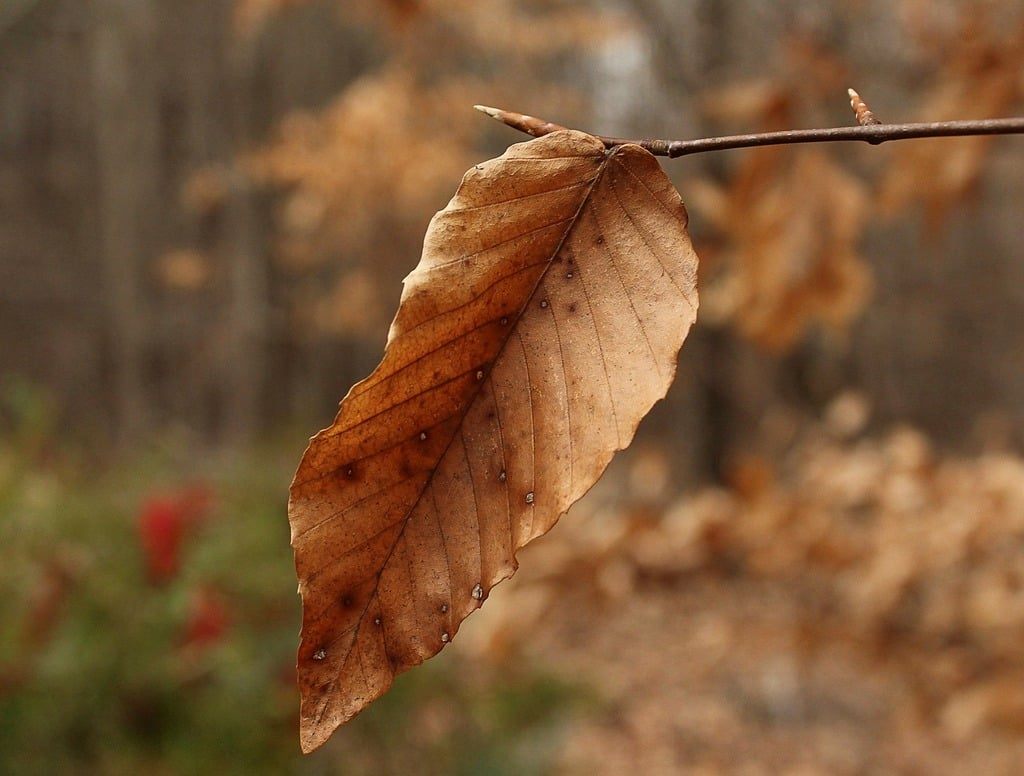
#> input picture Greenery/dataset/leaf/Brown10.jpg, 1024 x 776 px
$ python -i predict.py   (imports and definitions only)
#> lines starting #> are read from the running program, lines starting #| are printed output that depends on the picture
import cv2
import numpy as np
import joblib
import os

# Function to extract color features from an image
def extract_color_features(image_path):
#> called with image_path = 'dataset/leaf/Brown10.jpg'
    image = cv2.imread(image_path)
#> image is the input picture: shape (776, 1024, 3); mean B, G, R 54.3, 87.1, 123.1
    image = cv2.resize(image, (64, 64))  # Resize the image to a fixed size
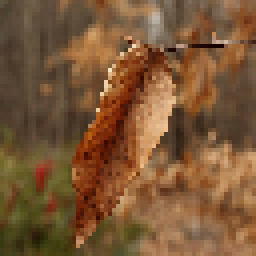
#> image: shape (64, 64, 3) (shown 4 times larger); mean B, G, R 54.1, 86.8, 123
    image_hsv = cv2.cvtColor(image, cv2.COLOR_BGR2HSV)  # Convert to HSV color space
#> image_hsv: shape (64, 64, 3); mean H, S, V 14.9, 143.4, 123
    hist = cv2.calcHist([image_hsv], [0, 1], None, [180, 256], [0, 180, 0, 256])
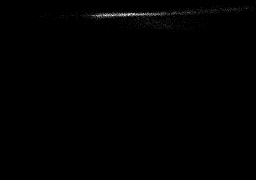
#> hist: shape (180, 256) float32; min 0, max 24, mean 0.1; drawn with min black and max white
    return hist.flatten()  # Flatten the histogram to create a feature vector

# Function to predict the color of a leaf or determine if it's not a leaf
def predict_leaf_color(image_path, model_path='leaf_color_model.pkl'):
    # Load the trained model
    if not os.path.exists(model_path):
        raise FileNotFoundError(f"Error: The model file {model_path} does not exist.")

    model = joblib.load(model_path)

    # Extract features from the image
    features = extract_color_features(image_path)

    # Reshape features to match the model's input
    features = features.reshape(1, -1)

    # Make a prediction
    prediction = model.predict(features)

    # Return the result
    if prediction == 0:
        return 'Green Leaf'
    elif prediction == 1:
        return 'Brown Leaf'
    else:
        return 'Not a Leaf'

>>> result = extract_color_features('dataset/leaf/Brown10.jpg')

$ run again, on Greenery/dataset/leaf/Brown14.jpg
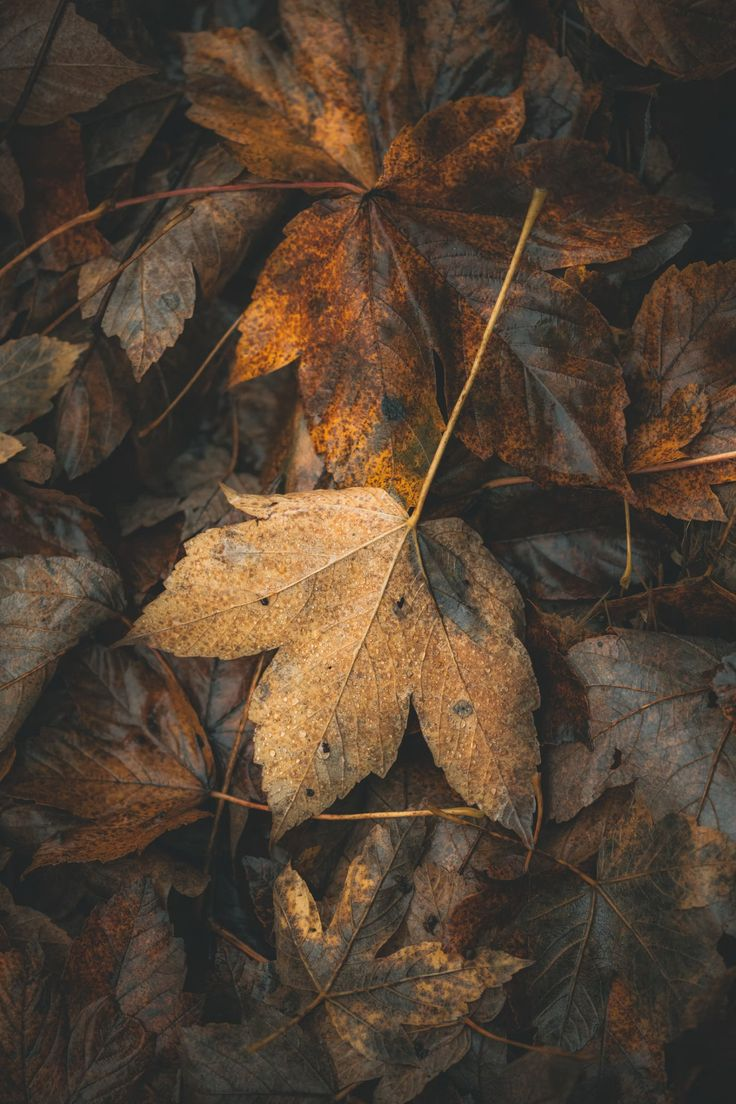
#> input picture Greenery/dataset/leaf/Brown14.jpg, 736 x 1104 px
#> in extract_color_features, image is the input picture: shape (1104, 736, 3); mean B, G, R 50.7, 65.3, 81.3
#> in extract_color_features, `image = cv2.resize(image, (64, 64))`:
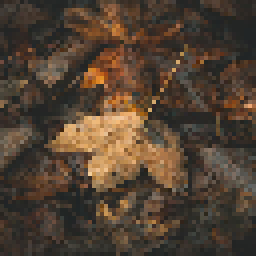
#> image: shape (64, 64, 3) (shown 4 times larger); mean B, G, R 50.6, 65.3, 81.3
#> image_hsv: shape (64, 64, 3); mean H, S, V 21.8, 79.5, 81.7
#> in extract_color_features, `hist = cv2.calcHist([image_hsv], [0, 1], None, [180, 256], [0, 180, 0,..`:
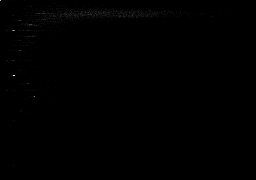
#> hist: shape (180, 256) float32; min 0, max 51, mean 0.1; drawn with min black and max white
